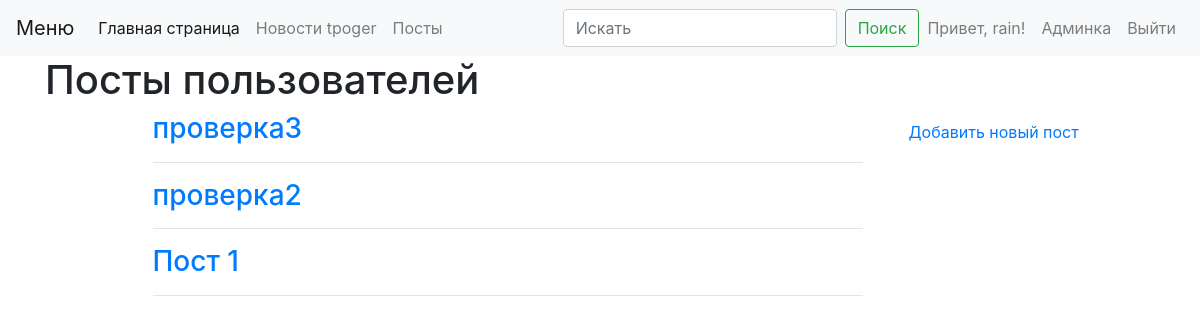
The page /posts/ (signed in) on the database its author committed.
### webapp/user/models.py (models this page shows, shortened)
class User(db.Model, UserMixin):
    id = db.Column(db.Integer, primary_key=True)
    username = db.Column(db.String(64), index=True, unique=True)
    password = db.Column(db.String(128))
    role = db.Column(db.String(10), index=True)
    name = db.Column(db.String(10), index=True)
    @property
    def is_admin(self):
        return self.role == 'admin'

### webapp/posts/models.py (models this page shows, shortened)
class Post(db.Model):
    id = db.Column(db.Integer, primary_key=True)
    title = db.Column(db.String, nullable=False)
    text = db.Column(db.Text, nullable=False)
    created = db.Column(db.DateTime, nullable=False, default=datetime.now())
    user_id = db.Column(
        db.Integer,
        db.ForeignKey('user.id', ondelete='CASCADE'),
        index=True)
    user = relationship('User', backref='posts')

### webapp/posts/views.py (the view)
@blueprint.route("/")
def post():
    title = 'Посты пользователей'
    post_list = Post.query.filter(Post.text.isnot(None)).order_by(Post.created.desc()).all()
    return render_template('posts/post.html', page_title=title, post_list=post_list)

### webapp/__init__.py (called while the page is built)
def create_app():
    app = Flask(__name__)
    app.config.from_pyfile('config.py')
    db.init_app(app)
    migrate = Migrate(app, db)
    login_manager = LoginManager()
    login_manager.init_app(app)
    login_manager.login_view = 'user.login'
    app.register_blueprint(user_blueprint)
    app.register_blueprint(admin_blueprint)
    app.register_blueprint(news_blueprint)
    app.register_blueprint(posts_blueprint)
    @login_manager.user_loader
    def load_user(user_id):
        return User.query.get(user_id)
    return app

### webapp/templates/posts/post.html (shortened to what this page needs)
{% extends "base.html" %}
{% block content %}
<div class="container">
  <div class="row">
    <div class="col-1">
    </div>
    <div class="col-8">
    {% for post in post_list %}
    <h3><a href="{{ url_for('post.single_post', id=post.id) }}">{{ post.title }}</a> </h3>
    <hr />
    {% endfor %}
    </div>
    <div class="col-3">
      <a class="nav-link" href="{{ url_for('post.new_post') }}">Добавить новый пост </a>
  </div>
  </div>
</div>
  {% endblock %}

### webapp/templates/menu.html (shortened to what this page needs)
<nav class="navbar navbar-expand-lg navbar-light bg-light">
    <a class="navbar-brand" href="#">Меню</a>
    <div class="collapse navbar-collapse" id="navbarSupportedContent">
        <ul class="navbar-nav mr-auto">
        <li class="nav-item active">
            <a class="nav-link" href="/">Главная страница </a>
        </li>
        <li class="nav-item">
            <a class="nav-link" href="/tproger">Новости tpoger </a>
        </li>
        <li class="nav-item">
            <a class="nav-link" href="/posts">Посты </a>
        </li>
        </ul>
        <form class="form-inline my-2 my-lg-0">
        <input class="form-control mr-sm-2" type="search" placeholder="Искать" aria-label="Search">
        <button class="btn btn-outline-success my-2 my-sm-0" type="submit">Поиск</button>
        </form>
        <ul class="navbar-nav">
            {% if current_user.is_authenticated %}
                <li class="nav-item">
                    <span class="nav-link">Привет, {{ current_user.username }}!</span>
                </li>
                {% if current_user.is_admin %}
                <li class="nav-item">
                    <a href="{{ url_for('admin.admin_index') }}" class="nav-link">Админка</a>
                </li>
                {% endif %}
                <li class="nav-item">
                    <a class="nav-link" href="{{ url_for('user.logout') }}">Выйти</a>
                </li>
            {% endif %}
    </div>
  </nav>

### rows shown on the page
User: username "rain"
Post: title "проверка3"
Post: title "проверка2"
Post: title "Пост 1"

### other values the page prints
{{ page_title }} "Посты пользователей"
